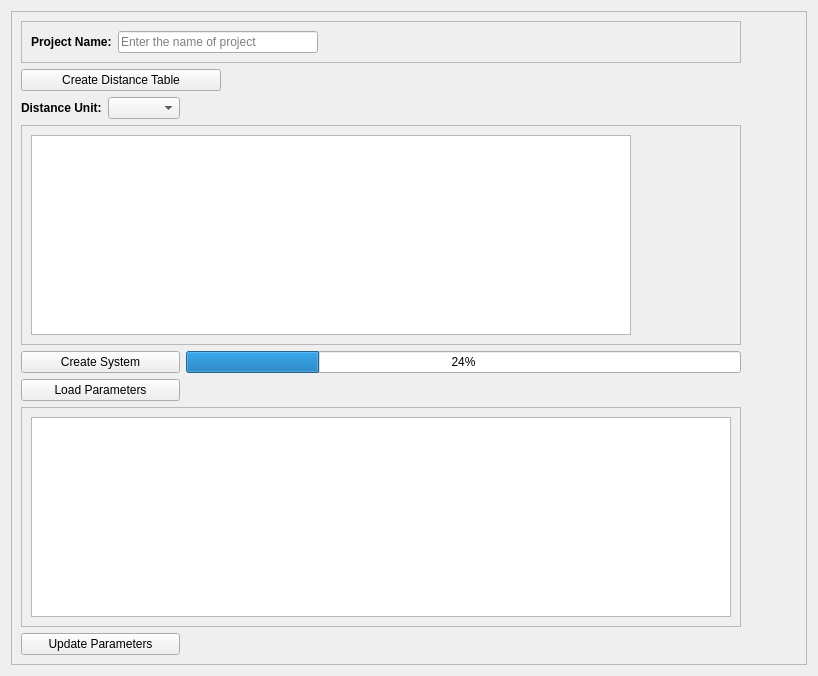
                <widget class="QWidget" name="Network">
                 <property name="geometry">
                  <rect>
                   <x>0</x>
                   <y>0</y>
                   <width>818</width>
                   <height>676</height>
                  </rect>
                 </property>
                 <attribute name="label">
                  <string>System</string>
                 </attribute>
                 <layout class="QGridLayout" name="gridLayout_53">
                  <item row="0" column="0">
                   <widget class="QFrame" name="frame_3">
                    <property name="frameShape">
                     <enum>QFrame::StyledPanel</enum>
                    </property>
                    <property name="frameShadow">
                     <enum>QFrame::Raised</enum>
                    </property>
                    <layout class="QGridLayout" name="gridLayout_62">
                     <item row="1" column="0" colspan="3">
                      <widget class="QPushButton" name="Create_Distance">
                       <property name="maximumSize">
                        <size>
                         <width>200</width>
                         <height>16777215</height>
                        </size>
                       </property>
                       <property name="text">
                        <string>Create Distance Table</string>
                       </property>
                       <property name="icon">
                        <iconset resource="PyWOLF_Resource.qrc">
                         <normaloff>:/ICONS/PySWOLF_ICONS/Create.png</normaloff>:/ICONS/PySWOLF_ICONS/Create.png</iconset>
                       </property>
                      </widget>
                     </item>
                     <item row="6" column="0" colspan="2">
                      <widget class="QPushButton" name="Load_params">
                       <property name="text">
                        <string>Load Parameters</string>
                       </property>
                       <property name="icon">
                        <iconset resource="PyWOLF_Resource.qrc">
                         <normaloff>:/ICONS/PySWOLF_ICONS/Load.png</normaloff>:/ICONS/PySWOLF_ICONS/Load.png</iconset>
                       </property>
                      </widget>
                     </item>
                     <item row="8" column="0" colspan="2">
                      <widget class="QPushButton" name="update_param">
                       <property name="maximumSize">
                        <size>
                         <width>200</width>
                         <height>16777215</height>
                        </size>
                       </property>
                       <property name="text">
                        <string>Update Parameters</string>
                       </property>
                       <property name="icon">
                        <iconset resource="PyWOLF_Resource.qrc">
                         <normaloff>:/ICONS/PySWOLF_ICONS/Update.png</normaloff>:/ICONS/PySWOLF_ICONS/Update.png</iconset>
                       </property>
                      </widget>
                     </item>
                     <item row="6" column="3">
                      <spacer name="horizontalSpacer_15">
                       <property name="orientation">
                        <enum>Qt::Horizontal</enum>
                       </property>
                       <property name="sizeHint" stdset="0">
                        <size>
                         <width>40</width>
                         <height>20</height>
                        </size>
                       </property>
                      </spacer>
                     </item>
                     <item row="0" column="0" colspan="3">
                      <widget class="QFrame" name="frame_42">
                       <property name="frameShape">
                        <enum>QFrame::StyledPanel</enum>
                       </property>
                       <property name="frameShadow">
                        <enum>QFrame::Raised</enum>
                       </property>
                       <layout class="QGridLayout" name="gridLayout_61">
                        <item row="0" column="0">
                         <widget class="QLabel" name="label_40">
                          <property name="minimumSize">
                           <size>
                            <width>80</width>
                            <height>0</height>
                           </size>
                          </property>
                          <property name="font">
                           <font>
                            <weight>75</weight>
                            <bold>true</bold>
                            <kerning>true</kerning>
                           </font>
                          </property>
                          <property name="text">
                           <string>Project Name:</string>
                          </property>
                         </widget>
                        </item>
                        <item row="0" column="1">
                         <widget class="QLineEdit" name="Project_Name">
                          <property name="minimumSize">
                           <size>
                            <width>150</width>
                            <height>0</height>
                           </size>
                          </property>
                          <property name="maximumSize">
                           <size>
                            <width>200</width>
                            <height>16777215</height>
                           </size>
                          </property>
                          <property name="placeholderText">
                           <string>Enter the name of project</string>
                          </property>
                         </widget>
                        </item>
                        <item row="0" column="2">
                         <spacer name="horizontalSpacer_13">
                          <property name="orientation">
                           <enum>Qt::Horizontal</enum>
                          </property>
                          <property name="sizeHint" stdset="0">
                           <size>
                            <width>40</width>
                            <height>20</height>
                           </size>
                          </property>
                         </spacer>
                        </item>
                       </layout>
                      </widget>
                     </item>
                     <item row="7" column="0" colspan="3">
                      <widget class="QFrame" name="frame_38">
                       <property name="frameShape">
                        <enum>QFrame::StyledPanel</enum>
                       </property>
                       <property name="frameShadow">
                        <enum>QFrame::Raised</enum>
                       </property>
                       <layout class="QVBoxLayout" name="verticalLayout_2">
                        <item>
                         <widget class="QTableView" name="Param_table">
                          <property name="minimumSize">
                           <size>
                            <width>700</width>
                            <height>0</height>
                           </size>
                          </property>
                          <property name="maximumSize">
                           <size>
                            <width>600</width>
                            <height>16777215</height>
                           </size>
                          </property>
                         </widget>
                        </item>
                       </layout>
                      </widget>
                     </item>
                     <item row="5" column="3">
                      <spacer name="horizontalSpacer_16">
                       <property name="orientation">
                        <enum>Qt::Horizontal</enum>
                       </property>
                       <property name="sizeHint" stdset="0">
                        <size>
                         <width>341</width>
                         <height>20</height>
                        </size>
                       </property>
                      </spacer>
                     </item>
                     <item row="3" column="0">
                      <widget class="QLabel" name="label_70">
                       <property name="font">
                        <font>
                         <weight>75</weight>
                         <bold>true</bold>
                        </font>
                       </property>
                       <property name="text">
                        <string>Distance Unit:</string>
                       </property>
                      </widget>
                     </item>
                     <item row="5" column="0" colspan="2">
                      <widget class="QPushButton" name="write_project">
                       <property name="maximumSize">
                        <size>
                         <width>16777215</width>
                         <height>16777215</height>
                        </size>
                       </property>
                       <property name="text">
                        <string>Create System</string>
                       </property>
                       <property name="icon">
                        <iconset resource="PyWOLF_Resource.qrc">
                         <normaloff>:/ICONS/PySWOLF_ICONS/Create.png</normaloff>:/ICONS/PySWOLF_ICONS/Create.png</iconset>
                       </property>
                      </widget>
                     </item>
                     <item row="4" column="0" colspan="3">
                      <widget class="QFrame" name="frame_37">
                       <property name="frameShape">
                        <enum>QFrame::StyledPanel</enum>
                       </property>
                       <property name="frameShadow">
                        <enum>QFrame::Raised</enum>
                       </property>
                       <layout class="QVBoxLayout" name="verticalLayout">
                        <item>
                         <widget class="QTableView" name="Distance_table">
                          <property name="sizePolicy">
                           <sizepolicy hsizetype="Expanding" vsizetype="Expanding">
                            <horstretch>0</horstretch>
                            <verstretch>0</verstretch>
                           </sizepolicy>
                          </property>
                          <property name="maximumSize">
                           <size>
                            <width>600</width>
                            <height>16777215</height>
                           </size>
                          </property>
                         </widget>
                        </item>
                       </layout>
                      </widget>
                     </item>
                     <item row="5" column="2">
                      <widget class="QProgressBar" name="progressBar_write_project">
                       <property name="value">
                        <number>24</number>
                       </property>
                      </widget>
                     </item>
                     <item row="3" column="1">
                      <widget class="QComboBox" name="Distanc_unit"/>
                     </item>
                    </layout>
                   </widget>
                  </item>
                 </layout>
                </widget>
